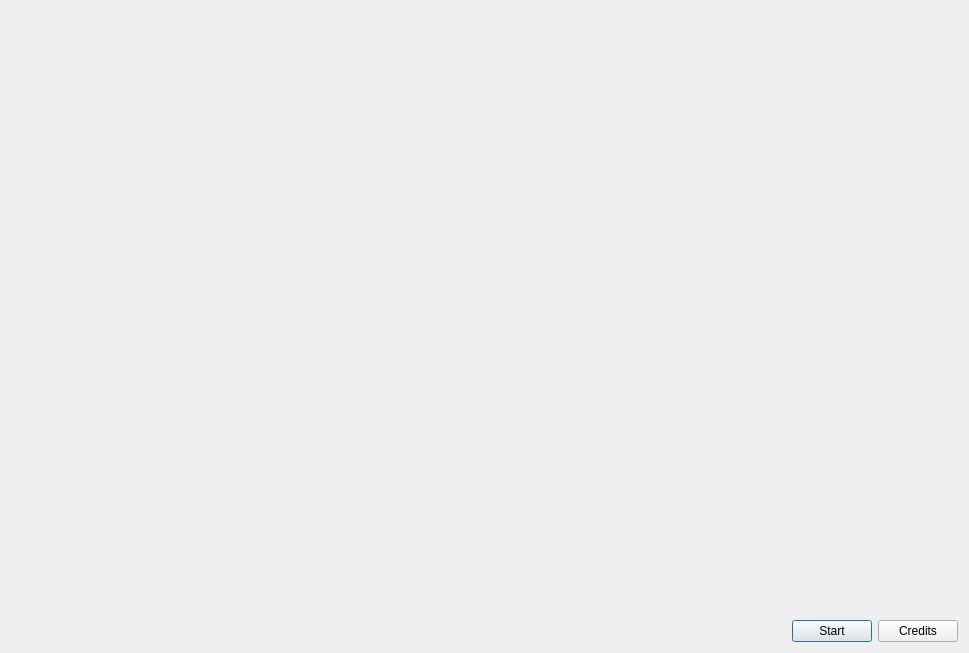
<?xml version="1.0" encoding="UTF-8"?>
<ui version="4.0">
 <class>IntroDialog</class>
 <widget class="QDialog" name="IntroDialog">
  <property name="geometry">
   <rect>
    <x>0</x>
    <y>0</y>
    <width>969</width>
    <height>653</height>
   </rect>
  </property>
  <property name="sizePolicy">
   <sizepolicy hsizetype="Fixed" vsizetype="Fixed">
    <horstretch>50</horstretch>
    <verstretch>50</verstretch>
   </sizepolicy>
  </property>
  <property name="windowTitle">
   <string>The computer Science history database</string>
  </property>
  <property name="windowIcon">
   <iconset resource="myresources.qrc">
    <normaloff>:/icon/monitor.png</normaloff>:/icon/monitor.png</iconset>
  </property>
  <property name="autoFillBackground">
   <bool>true</bool>
  </property>
  <layout class="QGridLayout" name="gridLayout">
   <item row="0" column="0">
    <widget class="QLabel" name="label_2">
     <property name="text">
      <string/>
     </property>
     <property name="pixmap">
      <pixmap resource="myresources.qrc">:/icon/timeline_computers_1981.ibmpc.jpg</pixmap>
     </property>
     <property name="scaledContents">
      <bool>true</bool>
     </property>
     <property name="alignment">
      <set>Qt::AlignCenter</set>
     </property>
     <property name="wordWrap">
      <bool>false</bool>
     </property>
     <property name="margin">
      <number>18</number>
     </property>
    </widget>
   </item>
   <item row="1" column="0">
    <layout class="QHBoxLayout" name="horizontalLayout">
     <item>
      <spacer name="horizontalSpacer">
       <property name="orientation">
        <enum>Qt::Horizontal</enum>
       </property>
       <property name="sizeHint" stdset="0">
        <size>
         <width>40</width>
         <height>20</height>
        </size>
       </property>
      </spacer>
     </item>
     <item>
      <widget class="QPushButton" name="pushButton">
       <property name="text">
        <string>Start</string>
       </property>
      </widget>
     </item>
     <item>
      <widget class="QPushButton" name="pushButton_2">
       <property name="text">
        <string>Credits</string>
       </property>
      </widget>
     </item>
    </layout>
   </item>
  </layout>
 </widget>
 <resources>
  <include location="myresources.qrc"/>
 </resources>
 <connections/>
</ui>
